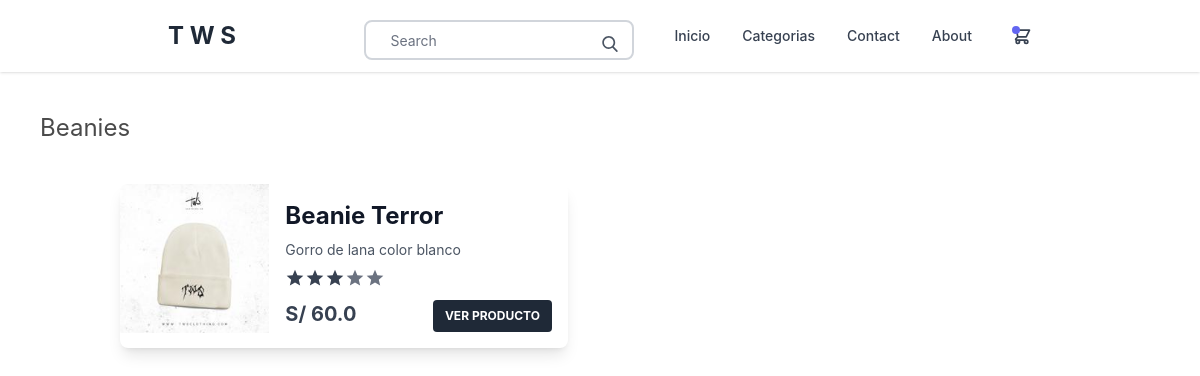
Page /beanies/ on the committed database.
### apps/store/models.py (models this page shows, shortened)
class Category(models.Model):
    parent = models.ForeignKey('self',related_name='children',on_delete=models.CASCADE,blank=True,null=True)
    title = models.CharField(max_length=255)
    slug = models.SlugField(max_length=255)
    is_featured=models.BooleanField(default=False)
    ordering=models.IntegerField(default=0)
    class Meta:
        verbose_name_plural='Categories'
        ordering=('ordering',)
    def __str__(self):
        return self.title

class Product(models.Model):
    category=models.ForeignKey(Category,related_name='products',on_delete=models.CASCADE)
    parent=models.ForeignKey('self', related_name='variants', on_delete=models.CASCADE,blank=True,null=True)
    title = models.CharField(max_length=255)
    slug = models.SlugField(max_length=255)
    description = models.TextField(blank=True,null=True)
    price=models.FloatField()
    is_featured=models.BooleanField(default=False)
    num_available=models.IntegerField(default=1)
    date_added=models.DateTimeField( auto_now_add=True)
    image=models.ImageField(upload_to='uploads/', blank=True,null=True)
    thumbnail=models.ImageField(upload_to='uploads/',blank=True,null=True)
    sizes=models.ManyToManyField(Size)
    class Meta:
        ordering=('-date_added',)

### apps/store/views.py (the view)
# urls.py: path('<slug:slug>/',category_detail,name='category_detail'),
def category_detail(request, slug):
    print("hola")
    category=get_object_or_404(Category,slug=slug)
    products=category.products.filter(parent=None)
    context={
        'category':category,
        'products':products,
    }
    return render(request, 'category_detail.html', context)

### apps/store/context_processors.py (called while the page is built)
def menu_categories(request):
    categories = Category.objects.filter(parent=None)
    return {'menu_categories': categories}

### apps/store/templates/category_detail.html
{% extends 'base.html' %}
{% block content %}
<h1 class="text-2xl my-10 ml-10">{{category}}</h1>
{% with products as list_products %}
<div class="container">
    {% include 'parts/product_list.html' %}
  </div>
      {% endwith %}
{% endblock content %}

### apps/store/templates/parts/product_list.html
<div class="flex flex-wrap -m-4">
    {% for p in list_products %}
    <div class="md:w-1/2 p-4">
      <div class="flex max-w-md bg-white shadow-lg rounded-lg overflow-hidden">
        <div class="w-1/3 bg-cover bg-landscape">
         <img class="img-responsive" src="{{p.thumbnail.url}}" alt="{{p.title}}">
        </div>
        <div class="w-2/3 p-4">
          <h1 class="text-gray-900 font-bold text-2xl">{{p.title}}</h1>
          <p class="mt-2 text-gray-600 text-sm">
            {{p.description}}
          </p>
          <div class="flex item-center mt-2">
            <svg class="w-5 h-5 fill-current text-gray-700" viewBox="0 0 24 24">
              <path
                d="M12 17.27L18.18 21L16.54 13.97L22 9.24L14.81 8.63L12 2L9.19 8.63L2 9.24L7.46 13.97L5.82 21L12 17.27Z">
              </path>
            </svg>
            <svg class="w-5 h-5 fill-current text-gray-700" viewBox="0 0 24 24">
              <path
                d="M12 17.27L18.18 21L16.54 13.97L22 9.24L14.81 8.63L12 2L9.19 8.63L2 9.24L7.46 13.97L5.82 21L12 17.27Z">
              </path>
            </svg>
            <svg class="w-5 h-5 fill-current text-gray-700" viewBox="0 0 24 24">
              <path
                d="M12 17.27L18.18 21L16.54 13.97L22 9.24L14.81 8.63L12 2L9.19 8.63L2 9.24L7.46 13.97L5.82 21L12 17.27Z">
              </path>
            </svg>
            <svg class="w-5 h-5 fill-current text-gray-500" viewBox="0 0 24 24">
              <path
                d="M12 17.27L18.18 21L16.54 13.97L22 9.24L14.81 8.63L12 2L9.19 8.63L2 9.24L7.46 13.97L5.82 21L12 17.27Z">
              </path>
            </svg>
            <svg class="w-5 h-5 fill-current text-gray-500" viewBox="0 0 24 24">
              <path
                d="M12 17.27L18.18 21L16.54 13.97L22 9.24L14.81 8.63L12 2L9.19 8.63L2 9.24L7.46 13.97L5.82 21L12 17.27Z">
              </path>
            </svg>
          </div>
          <div class="flex item-center justify-between mt-3">
            <h1 class="text-gray-700 font-bold text-xl">S/ {{p.price}}</h1>
            <a class="
                px-3
                py-2
                bg-gray-800
                text-white text-xs
                font-bold
                hover:text-gray-500
                uppercase
                rounded
              " href="{% url 'product_detail' p.category.slug p.slug %}" >
              Ver producto
          </a>
          </div>
        </div>
      </div>
    </div>
    {% endfor %}
  </div>

### rows in the picture
Category: title "Beanies"
Product: thumbnail (picture), title "Beanie Terror", description "Gorro de lana color blanco", price "60.0"
